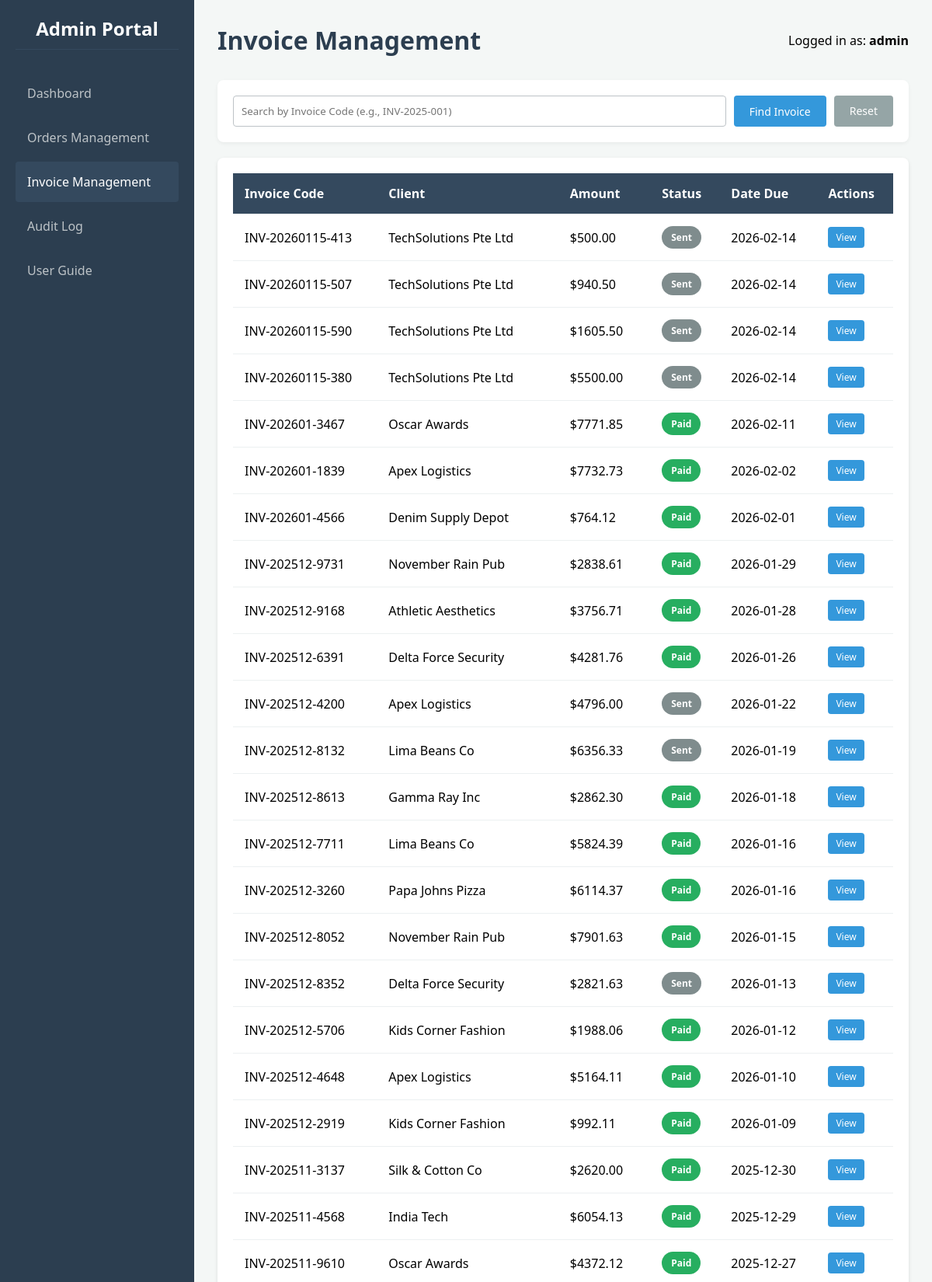
/invoices (signed in, upper part), run on the app's committed database.
### app.py (models this page shows)
class Invoice(db.Model):
    id = db.Column(db.Integer, primary_key=True)
    invoice_code = db.Column(db.String(50), unique=True, nullable=False)
    order_id = db.Column(db.Integer, db.ForeignKey('order.id'))
    client_id = db.Column(db.Integer, db.ForeignKey('client.id'), nullable=False)
    amount = db.Column(db.Float, nullable=False)
    status = db.Column(db.String(50), default='Draft')
    date_created = db.Column(db.DateTime, default=datetime.utcnow)
    date_due = db.Column(db.DateTime)
    client = db.relationship('Client', backref=db.backref('invoices', lazy=True))
    order = db.relationship('Order', backref=db.backref('invoice', uselist=False))

class Client(db.Model):
    id = db.Column(db.Integer, primary_key=True)
    name = db.Column(db.String(100), nullable=False)
    email = db.Column(db.String(100), nullable=False)
    company = db.Column(db.String(100))

### app.py (the view)
@app.route('/invoices', methods=['GET'])
def invoices():
    if 'user_id' not in session: return redirect(url_for('login'))
    search_query = request.args.get('search', '')
    if search_query:
        invoices = Invoice.query.filter(Invoice.invoice_code.contains(search_query)).all()
    else:
        invoices = Invoice.query.order_by(Invoice.date_created.desc()).all()
    return render_template('invoices.html', invoices=invoices)

### templates/invoices.html
{% extends "base.html" %}
{% block header %}Invoice Management{% endblock %}
{% block content %}
    <div class="filter-bar">
        <form action="{{ url_for('invoices') }}" method="get" style="display: flex; gap: 10px; flex: 1;">
            <input type="text" name="search" placeholder="Search by Invoice Code (e.g., INV-2025-001)" style="flex: 1;">
            <button type="submit" class="btn btn-primary">Find Invoice</button>
            <a href="{{ url_for('invoices') }}" class="btn btn-secondary">Reset</a>
        </form>
    </div>
    <div class="table-container">
        <table>
            <thead>
                <tr>
                    <th>Invoice Code</th>
                    <th>Client</th>
                    <th>Amount</th>
                    <th>Status</th>
                    <th>Date Due</th>
                    <th>Actions</th>
                </tr>
            </thead>
            <tbody>
                {% for invoice in invoices %}
                <tr>
                    <td>{{ invoice.invoice_code }}</td>
                    <td>{{ invoice.client.name }}</td>
                    <td>${{ "%.2f"|format(invoice.amount) }}</td>
                    <td><span class="badge badge-{{ invoice.status }}">{{ invoice.status }}</span></td>
                    <td>{{ invoice.date_due.strftime('%Y-%m-%d') }}</td>
                    <td>
                        <a href="{{ url_for('view_invoice', invoice_id=invoice.id) }}" class="btn btn-primary btn-sm">View</a>
                    </td>
                </tr>
                {% else %}
                <tr>
                    <td colspan="6" style="text-align: center; padding: 20px;">No invoices found matching your search.</td>
                </tr>
                {% endfor %}
            </tbody>
        </table>
    </div>
{% endblock %}

### templates/base.html (style rules this page uses)
* { box-sizing: border-box; margin: 0; padding: 0; font-family: 'Segoe UI', Tahoma, Geneva, Verdana, sans-serif; }
body { background-color: #f4f7f6; display: flex; min-height: 100vh; }
.table-container { background: white; padding: 20px; border-radius: 8px; box-shadow: 0 2px 5px rgba(0,0,0,0.1); overflow-x: auto; }
table { width: 100%; border-collapse: collapse; min-width: 600px; }
th, td { padding: 15px; text-align: left; border-bottom: 1px solid #ecf0f1; }
th { background-color: #34495e; color: white; font-weight: 600; }
.badge { padding: 6px 12px; border-radius: 20px; font-size: 12px; font-weight: bold; color: white; display: inline-block; }
.badge-Paid, .badge-Success, .badge-Invoiced { background-color: #27ae60; }
.badge-Draft, .badge-Sent { background-color: #7f8c8d; }
.filter-bar { background: white; padding: 20px; margin-bottom: 20px; border-radius: 8px; box-shadow: 0 2px 5px rgba(0,0,0,0.05); display: flex; gap: 15px; align-items: center; flex-wrap: wrap; }
input[type="text"], input[type="password"], select { padding: 10px; border: 1px solid #bdc3c7; border-radius: 4px; outline: none; transition: border 0.3s; }
.btn { padding: 10px 20px; border-radius: 4px; text-decoration: none; color: white; border: none; cursor: pointer; font-size: 14px; transition: background 0.3s; display: inline-block; }
.btn-primary { background-color: #3498db; }
.btn-secondary { background-color: #95a5a6; }
.btn-sm { padding: 5px 10px; font-size: 12px; }

### data on the page
Invoice: invoice_code "INV-20260115-413", client.name "TechSolutions Pte Ltd", amount "500.00", status "Sent", date_due "2026-02-14"
Invoice: invoice_code "INV-20260115-507", client.name "TechSolutions Pte Ltd", amount "940.50", status "Sent", date_due "2026-02-14"
Invoice: invoice_code "INV-20260115-590", client.name "TechSolutions Pte Ltd", amount "1605.50", status "Sent", date_due "2026-02-14"
Invoice: invoice_code "INV-20260115-380", client.name "TechSolutions Pte Ltd", amount "5500.00", status "Sent", date_due "2026-02-14"
Invoice: invoice_code "INV-202601-3467", client.name "Oscar Awards", amount "7771.85", status "Paid", date_due "2026-02-11"
Invoice: invoice_code "INV-202601-1839", client.name "Apex Logistics", amount "7732.73", status "Paid", date_due "2026-02-02"
Invoice: invoice_code "INV-202601-4566", client.name "Denim Supply Depot", amount "764.12", status "Paid", date_due "2026-02-01"
Invoice: invoice_code "INV-202512-9731", client.name "November Rain Pub", amount "2838.61", status "Paid", date_due "2026-01-29"
Invoice: invoice_code "INV-202512-9168", client.name "Athletic Aesthetics", amount "3756.71", status "Paid", date_due "2026-01-28"
Invoice: invoice_code "INV-202512-6391", client.name "Delta Force Security", amount "4281.76", status "Paid", date_due "2026-01-26"
Invoice: invoice_code "INV-202512-4200", client.name "Apex Logistics", amount "4796.00", status "Sent", date_due "2026-01-22"
Invoice: invoice_code "INV-202512-8132", client.name "Lima Beans Co", amount "6356.33", status "Sent", date_due "2026-01-19"
Invoice: invoice_code "INV-202512-8613", client.name "Gamma Ray Inc", amount "2862.30", status "Paid", date_due "2026-01-18"
Invoice: invoice_code "INV-202512-7711", client.name "Lima Beans Co", amount "5824.39", status "Paid", date_due "2026-01-16"
Invoice: invoice_code "INV-202512-3260", client.name "Papa Johns Pizza", amount "6114.37", status "Paid", date_due "2026-01-16"
Invoice: invoice_code "INV-202512-8052", client.name "November Rain Pub", amount "7901.63", status "Paid", date_due "2026-01-15"
Invoice: invoice_code "INV-202512-8352", client.name "Delta Force Security", amount "2821.63", status "Sent", date_due "2026-01-13"
Invoice: invoice_code "INV-202512-5706", client.name "Kids Corner Fashion", amount "1988.06", status "Paid", date_due "2026-01-12"
Invoice: invoice_code "INV-202512-4648", client.name "Apex Logistics", amount "5164.11", status "Paid", date_due "2026-01-10"
Invoice: invoice_code "INV-202512-2919", client.name "Kids Corner Fashion", amount "992.11", status "Paid", date_due "2026-01-09"
Invoice: invoice_code "INV-202511-3137", client.name "Silk & Cotton Co", amount "2620.00", status "Paid", date_due "2025-12-30"
Invoice: invoice_code "INV-202511-4568", client.name "India Tech", amount "6054.13", status "Paid", date_due "2025-12-29"
Invoice: invoice_code "INV-202511-9610", client.name "Oscar Awards", amount "4372.12", status "Paid", date_due "2025-12-27"

### other printed values
{{ session.get('username', 'Guest') }} "admin"
